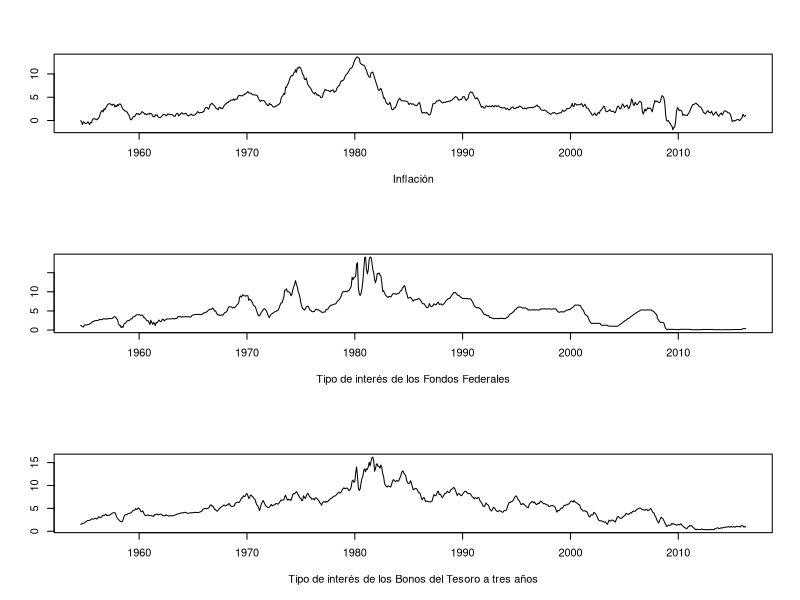
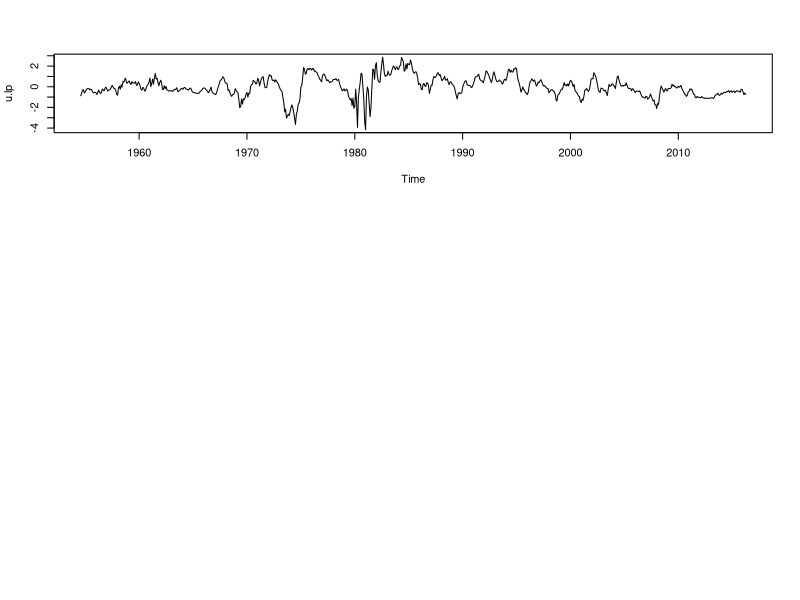

Generate these figures, in order, with R:
library(readr)
INF_R_USA <- read_csv("INF_R_USA.csv")
INF_R_USA.ts <- ts(INF_R_USA[,2:4], start=c(1954,8), end=c(2016,4),frequency=12)
#
par(mfrow = c(3, 1))
ts.plot(INF_R_USA.ts[,"inf"] , xlab="Inflación", ylab="")
ts.plot(INF_R_USA.ts[,"ffr"] , xlab="Tipo de interés de los Fondos Federales", ylab="")
ts.plot(INF_R_USA.ts[,"br"] , xlab="Tipo de interés de los Bonos del Tesoro a tres años", ylab="")
#
# Modelo de corrección del eror
#
# Primera etapa: ecuación de largo plazo
#
library(dynlm)
summary(reg.lp <- dynlm(br~ffr, data=INF_R_USA.ts))
u.lp <- resid(reg.lp)
plot(u.lp)
#
# Segunda etapa: ecuación de corto plazo
#
summary(reg.cp <- dynlm(d(br)~L(u.lp) + d(ffr), data=INF_R_USA.ts))
#
